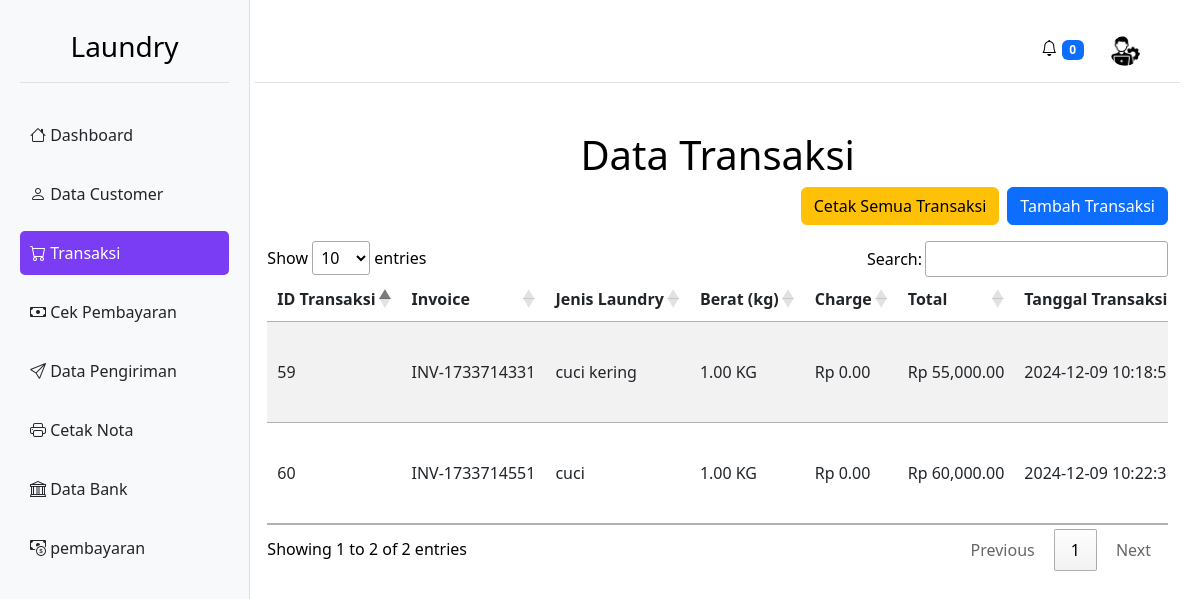
The app's page /cashier/data_transaction.php (signed in) with its own data.
### tables this page shows
CREATE TABLE `transaksi_laundry` (
  `id` int(11) NOT NULL,
  `uuid` varchar(36) NOT NULL,
  `id_pelanggan` int(11) DEFAULT NULL,
  `id_akun` int(11) NOT NULL,
  `kode_pembayaran` varchar(255) DEFAULT NULL,
  `faktur` varchar(255) DEFAULT NULL,
  `jenis` varchar(50) DEFAULT NULL,
  `jumlah` decimal(10,2) DEFAULT NULL,
  `biaya` decimal(10,2) DEFAULT NULL,
  `kode_unik` varchar(255) DEFAULT NULL,
  `tanggal_transaksi` datetime DEFAULT NULL,
  `tanggal_dibayar` datetime DEFAULT NULL,
  `batas_waktu_transaksi` datetime DEFAULT NULL,
  `status` enum('pending','menunggu pembayaran','laundry sedang di ambil','sedang proses laundry','laundry selesai','laundry sedang di antar','selesai','gagal') DEFAULT NULL,
  `pickup_date` date DEFAULT NULL,
  `delivery_date` date DEFAULT NULL,
  `created_at` timestamp NULL DEFAULT current_timestamp(),
  `updated_at` timestamp NULL DEFAULT current_timestamp() ON UPDATE current_timestamp(),
  `deleted_at` timestamp NULL DEFAULT NULL,
  `id_paket` int(11) DEFAULT NULL,
  `alamat` varchar(255) DEFAULT NULL,
  `bukti_pembayaran` varchar(255) DEFAULT NULL,
  `id_bank` int(11) DEFAULT NULL,
  `charge` int(11) DEFAULT 0
);

CREATE TABLE `paket_laundry` (
  `id` int(11) NOT NULL,
  `nama` varchar(100) DEFAULT NULL,
  `deskripsi` text DEFAULT NULL,
  `harga` decimal(10,2) DEFAULT NULL,
  `created_at` timestamp NULL DEFAULT current_timestamp(),
  `updated_at` timestamp NULL DEFAULT current_timestamp() ON UPDATE current_timestamp()
);

### cashier/data_transaction.php (the view, shortened to what this page needs)
<?php
include '../database.php';
$query = "SELECT t.id, t.faktur AS invoice, t.jumlah AS weight, t.biaya AS total, t.tanggal_transaksi AS transaction_date,
                 t.status, p.nama AS package_name, u.username AS customer_name, t.kode_pembayaran AS payment_code,
                 t.bukti_pembayaran AS payment_proof, t.pickup_date AS pickup_date, t.delivery_date AS delivery_date,
                 t.charge AS charge
          FROM transaksi_laundry t
          LEFT JOIN paket_laundry p ON t.id_paket = p.id
          LEFT JOIN users u ON t.id_pelanggan = u.id";
$stmt = $pdo->prepare($query);
$stmt->execute();
$transactions = $stmt->fetchAll(PDO::FETCH_ASSOC);
?>
<!DOCTYPE html>
<html lang="en">
<head>
    <link href="https://cdn.jsdelivr.net/npm/bootstrap@5.3.0-alpha1/dist/css/bootstrap.min.css" rel="stylesheet">
    <link rel="stylesheet" href="css/style.css">
    <link rel="stylesheet" href="https://cdn.datatables.net/1.13.4/css/jquery.dataTables.min.css">
</head>
<body>
    <?php include 'sidebar_cashier.php'; ?>
    <div class="container mt-5">
        <h1 class="text-center">Data Transaksi</h1>
        <div class="d-flex justify-content-end mb-3">
            <a href="generate_data.php" class="btn btn-warning" target="_blank">Cetak Semua Transaksi</a>
            <a href="pesan.php" class="btn btn-primary ms-2">Tambah Transaksi</a>
        </div>
        <div class="table-responsive">
            <table id="transactionTable" class="table table-striped">
                <thead>
                    <tr>
                        <th>ID Transaksi</th>
                        <th>Invoice</th>
                        <th>Jenis Laundry</th>
                        <th>Berat (kg)</th>
                        <th>Charge</th>
                        <th>Total</th>
                        <th>Tanggal Transaksi</th>
                    </tr>
                </thead>
                <tbody>
                    <?php foreach ($transactions as $transaction): ?>
                        <tr>
                            <td><?php echo htmlspecialchars($transaction['id'] ?? ''); ?></td>
                            <td><?php echo htmlspecialchars($transaction['invoice'] ?? ''); ?></td>
                            <td><?php echo htmlspecialchars($transaction['package_name'] ?? ''); ?></td>
                            <td><?php echo number_format((float) ($transaction['weight'] ?? 0), 2); ?> KG</td>
                            <td>Rp <?php echo number_format((float) ($transaction['charge'] ?? 0), 2); ?></td>
                            <td>Rp <?php echo number_format((float) (($transaction['total'] ?? 0) + ($transaction['charge'] ?? 0)), 2); ?></td>
                            <td><?php echo htmlspecialchars($transaction['transaction_date'] ?? ''); ?></td>
                        </tr>
                    <?php endforeach; ?>
                </tbody>
            </table>
        </div>
    </div>
</body>
</html>

### cashier/css/style.css (style rules this page uses)
body { background-color: white; color: black; margin: 0; padding: 0; font-family: Arial, sans-serif; }
.table { color: #000000; width: 100%; }
.btn { color: white; }
.btn-primary { background-color: #7b3df3; border-color: #7b3df3; }
.btn-warning { color: #fff; }
thead th, tbody td { white-space: nowrap; }
tbody td { vertical-align: middle; }

### records on screen
transaksi_laundry: id "59", faktur "INV-1733714331", id_paket.nama "cuci kering", jumlah "1.00", charge "0.00", ($transaction['total'] ?? 0) + ($transaction['charge'] ?? 0) "55,000.00", tanggal_transaksi "2024-12-09…"
transaksi_laundry: id "60", faktur "INV-1733714551", id_paket.nama "cuci", jumlah "1.00", charge "0.00", ($transaction['total'] ?? 0) + ($transaction['charge'] ?? 0) "60,000.00", tanggal_transaksi "2024-12-09…"
